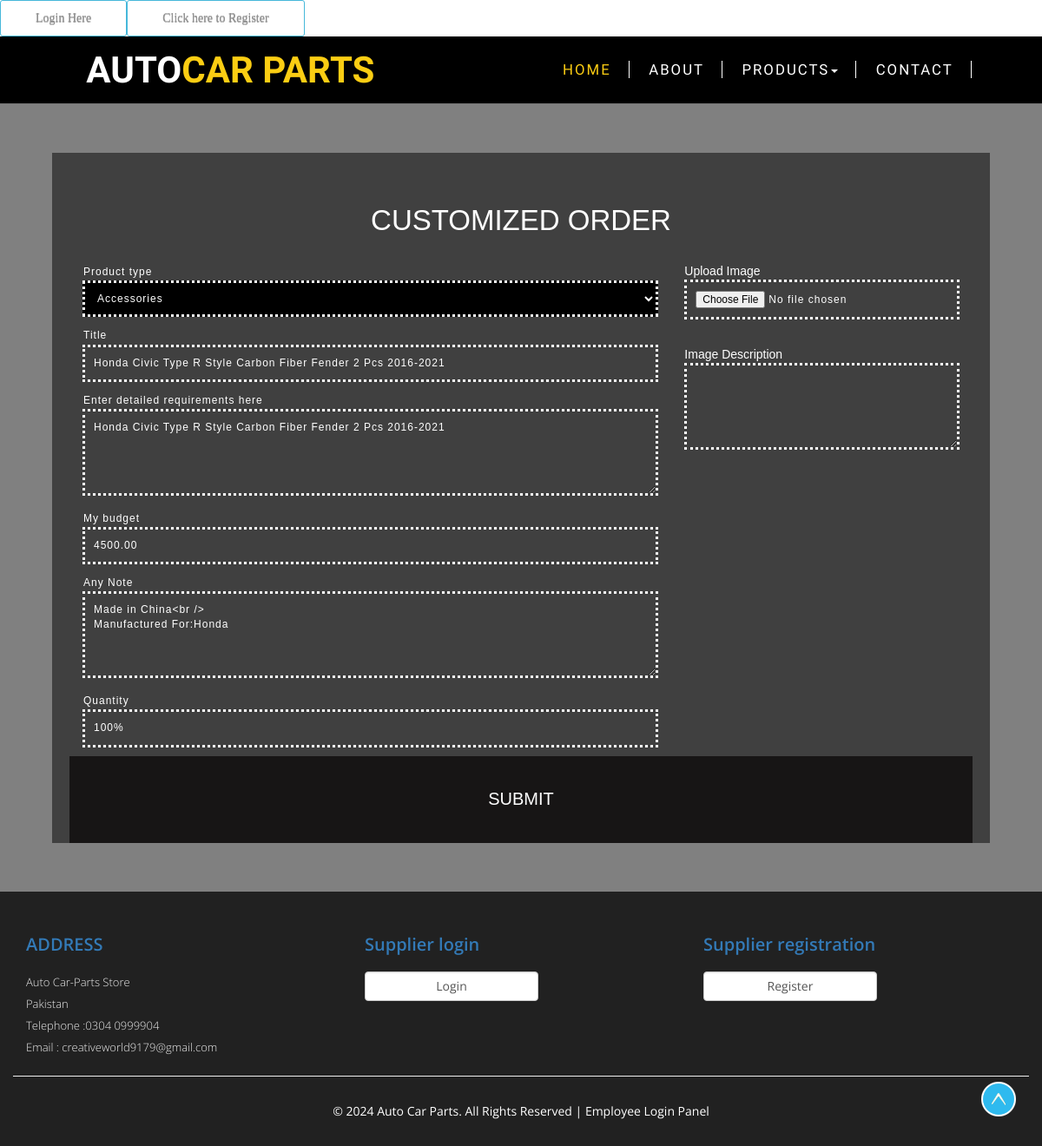
/customized.php?editid=16, run on the app's committed database.
### tables this page shows
CREATE TABLE `product` (
  `productid` int(10) NOT NULL,
  `productstypeid` int(10) NOT NULL,
  `supplierid` int(10) NOT NULL,
  `title` varchar(100) NOT NULL,
  `description` text NOT NULL,
  `cost` float(10,2) NOT NULL,
  `specifications` text NOT NULL,
  `warranty` text NOT NULL,
  `installationdemo` text NOT NULL,
  `status` varchar(25) NOT NULL
);

### customized.php (the view, shortened to what this page needs)
<?php
include("header.php");
if(isset($_GET['editid']))
{
	$sqledit = "SELECT * FROM product WHERE productid='$_GET[editid]'";
	$qsqledit  = mysqli_query($con,$sqledit);
	$rsedit = mysqli_fetch_array($qsqledit);
}
?>
<div class="w3-contact" id="contact">
	<div class="content-w3ls agileits w3 wthree w3-agile w3-agileits agileinfo agile w3-label" style="width:90%;">
			<form action="" method="post"  name="formcustomized" onsubmit="return submitcustomized()" class="form-agileits" enctype="multipart/form-data">
			<div class="col-md-12"><h3 class="w3-contact-form-head">Customized Order </h3></div>
			<div class="col-md-8">
				<label>Product type</label><br><span id="idcusfuritype" style="color:red"></span>
				<select class="form-data" name="productstypeid" id="productstypeid" >
						<?php
						$sqlfur = "SELECT * FROM  producttype WHERE status='Active'";
						$qsqlfur = mysqli_query($con,$sqlfur);
						while($rsfur = mysqli_fetch_array($qsqlfur))
						{
							if($rsfur['productstypeid'] == $rsedit['productstypeid'])
							{
								echo "<option value='$rsfur[productstypeid]' selected>$rsfur[producttype]</option>";
							}
							else
							{
								echo "<option value='$rsfur[productstypeid]'>$rsfur[producttype]</option>";
							}
						}
						?>
					</select>
							<br>
						<label>Title </label><br><span id="idcustomizedtitle" style="color:red"></span>
						<input type="text"  id="title" name="title" placeholder="title"  value="<?php echo $rsedit['title'];?>"/><br>
						<label>Enter detailed requirements here </label><br><span id="iddescicus" style="color:red"></span>
						<textarea name="description" id="description" placeholder="description"><?php echo $rsedit['description']; ?></textarea>
						<br>
						<label>My budget </label><br><span id="idbudgetcus" style="color:red"></span>
						<input type="text"  id="cost" name="cost" placeholder="cost"  value="<?php echo $rsedit['cost']; ?>"/><br>
						<label>Any Note </label><br><span id="idcusnote" style="color:red"></span>
						<textarea name="specifications"  placeholder="specifications"><?php echo $rsedit['specifications']; ?></textarea>
						<br>
						<label>Quantity </label><br><span id="idcusquantity" style="color:red"></span>
						<input type="text"  id="warranty" name="warranty" placeholder="Enter Quantity"  value="<?php echo $rsedit['warranty']; ?>"/><br>
			</div>
			<div class="col-md-4">
				Upload Image <br><span id="iduploadimage" style="color:red"></span>
				<input type="file" name="file" id="file">
				<img src="" id="img" name="img" style="width:100%"><br>
				Image Description <br><span id="idimagedescription" style="color:red"></span>
				<textarea name="imagedescription" id="imagedescription" ></textarea>
			</div>
				<input type="submit" name="submit" class="sign-in" value="Submit">
			</form>
	</div>
		</div>
<?php
include("footer.php");
?>

### css/style.css (style rules this page uses)
body { padding: 0; margin: 0; background: #FFF; font-family: 'Open Sans', sans-serif; }
input[type="button"], input[type="submit"] { transition: 0.5s all; -webkit-transition: 0.5s all; -moz-transition: 0.5s all; -o-transition: 0.5s all; -ms-transition: 0.5s all; }
h1, h2, h3, h4, h5, h6 { margin: 0; padding: 0; }
label { margin: 0; text-align: left; color:black; }
.w3-contact { padding: 4em 0; }
.w3-contact { background-color:grey; background-position:center; background-attachment:fixed; background-size:cover; -webkit-background-size:cover; -moz-background-size:cover; -o-background-size:cover; -ms-background-size:cover; font-family: 'Muli', sans-serif; }
.content-w3ls { width: 35%; margin: 0 auto; background:rgba(0,0,0,0.5); text-align: left; padding: 60px 20px 0; color:white; }
h3.w3-contact-form-head { text-transform: uppercase; font-size: 33px; font-weight: 300; text-align:center; color: #fff; padding-bottom:30px; font-family: 'Nunito', sans-serif; }
input[type="text"],input[type="email"],input[type="password"],input[type="file"],input[type="date"],input[type="month"],textarea,select { width: 100%; padding: 10px; font-size: 12px; color: #fff; background-color: rgba(255, 255, 255, 0); font-weight: normal; border-top-color: transparent; border-left-color: transparent; border-right-color: transparent; border: 3px dotted #ffffff; font-family: 'Muli', sans-serif; margin-bottom: 10px; outline: none; letter-spacing:1px; }
label { width: 70%; padding: 1px; font-size: 12px; color: #fff; background-color: rgba(255, 255, 255, 0); font-weight: normal; font-family: 'Muli', sans-serif; outline: none; letter-spacing:1px; }
textarea { height: 100px; }
select { background-color:black; }
input.sign-in { width: 100%; height: 100px; font-size: 20px; font-weight: normal; text-transform: uppercase; color: #fff; font-family: 'Nunito', sans-serif; background-color:#171515; transition: all 0.5s ease-in-out; -webkit-transition: all 0.5s ease-in-out; -moz-transition: all 0.5s ease-in-out; -o-transition: all 0.5s ease-in-out; -ms-transition: all 0.5s ease-in-out; border: none; outline: none; cursor: pointer; }

### data on the page
product: title "Honda Civic Type R Style Carbon Fiber Fender 2 Pcs 2016-2021", description "Honda Civic Type R Style Carbon Fiber Fender 2 Pcs 2016-2021", cost "4500.00", specifications "Made in China<br /> Manufactured For:Honda", warranty "100%"

### other printed values
form field productstypeid "Accessories"
